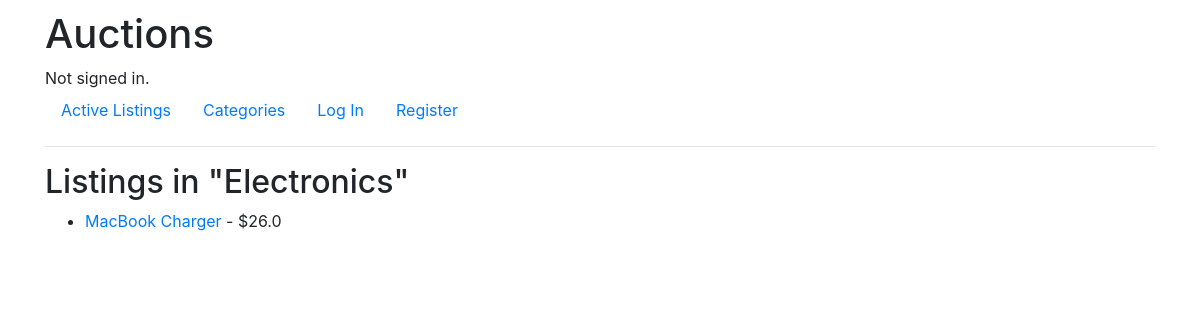
The app's page /categories/Electronics with its own data.
### auctions/models.py (models this page shows, shortened)
class Listing(models.Model):
    title = models.CharField(max_length=64)
    description = models.TextField()
    starting_bid = models.FloatField()
    image_url = models.URLField(blank=True, null=True)
    category = models.CharField(max_length=64, blank=True, null=True)
    owner = models.ForeignKey(User, on_delete=models.CASCADE, related_name="listings")
    is_active = models.BooleanField(default=True)
    winner = models.ForeignKey(User, null=True, blank=True, on_delete=models.SET_NULL, related_name="won_listings")

### auctions/views.py (the view)
# urls.py: path("categories/<str:category_name>", views.category_listings, name="category_listings")
def category_listings(request, category_name):
    listings = Listing.objects.filter(category=category_name, is_active=True)
    return render(request, "auctions/category_listings.html", {
        "category": category_name,
        "listings": listings
    })

### auctions/templates/auctions/category_listings.html
{% extends "auctions/layout.html" %}
{% block body %}
  <h2>Listings in "{{ category }}"</h2>
  <ul>
    {% for listing in listings %}
      <li>
        <a href="{% url 'listing' listing.id %}">{{ listing.title }}</a> - ${{ listing.starting_bid }}
      </li>
    {% empty %}
      <li>No active listings in this category.</li>
    {% endfor %}
  </ul>
{% endblock %}

### auctions/static/auctions/styles.css (style rules this page uses)
body { padding: 10px; }

### records on screen
Listing: category "Electronics", title "MacBook Charger", starting_bid "26.0"
